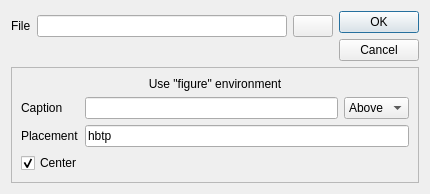
<?xml version="1.0" encoding="UTF-8"?>
<ui version="4.0">
 <class>GraphicFileChooser</class>
 <widget class="QDialog" name="GraphicFileChooser">
  <property name="geometry">
   <rect>
    <x>0</x>
    <y>0</y>
    <width>469</width>
    <height>220</height>
   </rect>
  </property>
  <property name="sizePolicy">
   <sizepolicy hsizetype="Preferred" vsizetype="Minimum">
    <horstretch>0</horstretch>
    <verstretch>0</verstretch>
   </sizepolicy>
  </property>
  <layout class="QGridLayout" name="gridLayout_3">
   <property name="sizeConstraint">
    <enum>QLayout::SetFixedSize</enum>
   </property>
   <item row="0" column="0">
    <layout class="QVBoxLayout" name="verticalLayout">
     <item>
      <layout class="QHBoxLayout" name="horizontalLayout">
       <item>
        <widget class="QLabel" name="label">
         <property name="sizePolicy">
          <sizepolicy hsizetype="Minimum" vsizetype="Fixed">
           <horstretch>0</horstretch>
           <verstretch>0</verstretch>
          </sizepolicy>
         </property>
         <property name="text">
          <string>File</string>
         </property>
         <property name="buddy">
          <cstring>lineEdit</cstring>
         </property>
        </widget>
       </item>
       <item>
        <widget class="QLineEdit" name="lineEdit">
         <property name="sizePolicy">
          <sizepolicy hsizetype="MinimumExpanding" vsizetype="Fixed">
           <horstretch>0</horstretch>
           <verstretch>0</verstretch>
          </sizepolicy>
         </property>
         <property name="minimumSize">
          <size>
           <width>250</width>
           <height>0</height>
          </size>
         </property>
        </widget>
       </item>
       <item>
        <widget class="QPushButton" name="pushButton">
         <property name="sizePolicy">
          <sizepolicy hsizetype="Minimum" vsizetype="Fixed">
           <horstretch>0</horstretch>
           <verstretch>0</verstretch>
          </sizepolicy>
         </property>
         <property name="text">
          <string/>
         </property>
         <property name="icon">
          <iconset resource="texmaker.qrc">
           <normaloff>:/images/fileopen16.png</normaloff>:/images/fileopen16.png</iconset>
         </property>
         <property name="iconSize">
          <size>
           <width>16</width>
           <height>16</height>
          </size>
         </property>
        </widget>
       </item>
      </layout>
     </item>
     <item>
      <layout class="QHBoxLayout" name="horizontalLayout_2">
      
       <item>
        <spacer name="horizontalSpacer">
         <property name="orientation">
          <enum>Qt::Horizontal</enum>
         </property>
         <property name="sizeHint" stdset="0">
          <size>
           <width>40</width>
           <height>20</height>
          </size>
         </property>
        </spacer>
       </item>
      </layout>
     </item>
    </layout>
   </item>
   <item row="0" column="1">
    <widget class="QDialogButtonBox" name="buttonBox">
     <property name="sizePolicy">
      <sizepolicy hsizetype="Fixed" vsizetype="Fixed">
       <horstretch>0</horstretch>
       <verstretch>0</verstretch>
      </sizepolicy>
     </property>
     <property name="orientation">
      <enum>Qt::Vertical</enum>
     </property>
     <property name="standardButtons">
      <set>QDialogButtonBox::Cancel|QDialogButtonBox::Ok</set>
     </property>
    </widget>
   </item>
   <item row="2" column="0" colspan="2">
    <widget class="QFrame" name="extension">
     <property name="frameShape">
      <enum>QFrame::StyledPanel</enum>
     </property>
     <property name="frameShadow">
      <enum>QFrame::Raised</enum>
     </property>
     <layout class="QGridLayout" name="gridLayout_2">
      <item row="0" column="0">
       <layout class="QGridLayout" name="gridLayout">
        <item row="1" column="0">
         <widget class="QLabel" name="labelCaption">
          <property name="sizePolicy">
           <sizepolicy hsizetype="Preferred" vsizetype="Minimum">
            <horstretch>0</horstretch>
            <verstretch>0</verstretch>
           </sizepolicy>
          </property>
          <property name="text">
           <string>Caption</string>
          </property>
         </widget>
        </item>
        <item row="1" column="1">
         <widget class="QLineEdit" name="lineEditCaption">
          <property name="sizePolicy">
           <sizepolicy hsizetype="Expanding" vsizetype="Minimum">
            <horstretch>0</horstretch>
            <verstretch>0</verstretch>
           </sizepolicy>
          </property>
         </widget>
        </item>
        <item row="1" column="2">
         <widget class="QComboBox" name="comboBoxCaption">
          <property name="sizePolicy">
           <sizepolicy hsizetype="Preferred" vsizetype="Minimum">
            <horstretch>0</horstretch>
            <verstretch>0</verstretch>
           </sizepolicy>
          </property>
          <item>
           <property name="text">
            <string>Above</string>
           </property>
          </item>
          <item>
           <property name="text">
            <string>Below</string>
           </property>
          </item>
         </widget>
        </item>
        <item row="2" column="0">
         <widget class="QLabel" name="labelPlacement">
          <property name="sizePolicy">
           <sizepolicy hsizetype="Preferred" vsizetype="Minimum">
            <horstretch>0</horstretch>
            <verstretch>0</verstretch>
           </sizepolicy>
          </property>
          <property name="text">
           <string>Placement</string>
          </property>
         </widget>
        </item>
        <item row="2" column="1" colspan="2">
         <widget class="QLineEdit" name="lineEditPlacement">
          <property name="sizePolicy">
           <sizepolicy hsizetype="Expanding" vsizetype="Minimum">
            <horstretch>0</horstretch>
            <verstretch>0</verstretch>
           </sizepolicy>
          </property>
          <property name="text">
           <string>hbtp</string>
          </property>
         </widget>
        </item>
        <item row="0" column="0" colspan="3">
         <widget class="QLabel" name="labelFigure">
          <property name="sizePolicy">
           <sizepolicy hsizetype="Preferred" vsizetype="Minimum">
            <horstretch>0</horstretch>
            <verstretch>0</verstretch>
           </sizepolicy>
          </property>
          <property name="text">
           <string>Use &quot;figure&quot; environment</string>
          </property>
          <property name="alignment">
           <set>Qt::AlignCenter</set>
          </property>
         </widget>
        </item>
       </layout>
      </item>
      <item row="1" column="0">
       <widget class="QCheckBox" name="checkBoxCentering">
        <property name="text">
         <string>Center</string>
        </property>
        <property name="checked">
         <bool>true</bool>
        </property>
       </widget>
      </item>
     </layout>
    </widget>
   </item>
  </layout>
 </widget>
 <tabstops>
  <tabstop>lineEdit</tabstop>
  <tabstop>pushButton</tabstop>
 </tabstops>
 <resources>
  <include location="texmaker.qrc"/>
 </resources>
 <connections>
  <connection>
   <sender>buttonBox</sender>
   <signal>accepted()</signal>
   <receiver>GraphicFileChooser</receiver>
   <slot>accept()</slot>
   <hints>
    <hint type="sourcelabel">
     <x>221</x>
     <y>176</y>
    </hint>
    <hint type="destinationlabel">
     <x>221</x>
     <y>96</y>
    </hint>
   </hints>
  </connection>
  <connection>
   <sender>buttonBox</sender>
   <signal>rejected()</signal>
   <receiver>GraphicFileChooser</receiver>
   <slot>reject()</slot>
   <hints>
    <hint type="sourcelabel">
     <x>221</x>
     <y>176</y>
    </hint>
    <hint type="destinationlabel">
     <x>221</x>
     <y>96</y>
    </hint>
   </hints>
  </connection>
 </connections>
</ui>
